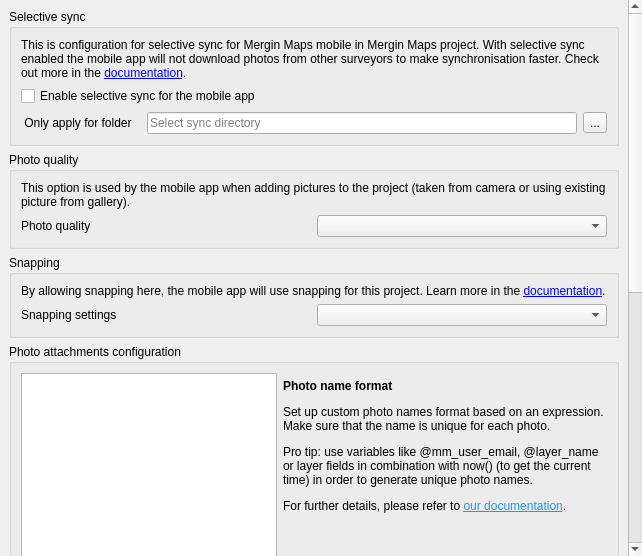
<?xml version="1.0" encoding="UTF-8"?>
<ui version="4.0">
 <class>Mergin</class>
 <widget class="QWidget" name="Mergin">
  <property name="enabled">
   <bool>true</bool>
  </property>
  <property name="geometry">
   <rect>
    <x>0</x>
    <y>0</y>
    <width>642</width>
    <height>556</height>
   </rect>
  </property>
  <property name="windowTitle">
   <string>Create Mergin Project</string>
  </property>
  <layout class="QVBoxLayout" name="verticalLayout_2">
   <property name="spacing">
    <number>0</number>
   </property>
   <property name="leftMargin">
    <number>0</number>
   </property>
   <property name="topMargin">
    <number>0</number>
   </property>
   <property name="rightMargin">
    <number>0</number>
   </property>
   <property name="bottomMargin">
    <number>0</number>
   </property>
   <item>
    <widget class="QScrollArea" name="scrollArea">
     <property name="frameShape">
      <enum>QFrame::NoFrame</enum>
     </property>
     <property name="widgetResizable">
      <bool>true</bool>
     </property>
     <widget class="QWidget" name="scrollAreaWidgetContents">
      <property name="geometry">
       <rect>
        <x>0</x>
        <y>-612</y>
        <width>628</width>
        <height>1168</height>
       </rect>
      </property>
      <layout class="QVBoxLayout" name="verticalLayout">
       <item>
        <widget class="QGroupBox" name="selective_sync_group">
         <property name="title">
          <string>Selective sync</string>
         </property>
         <layout class="QGridLayout" name="gridLayout">
          <item row="0" column="0" colspan="4">
           <widget class="QLabel" name="label">
            <property name="text">
             <string>&lt;html&gt;&lt;head/&gt;&lt;body&gt;&lt;p&gt;This is configuration for selective sync for Mergin Maps mobile in Mergin Maps project. With selective sync enabled the mobile app will not download photos from other surveyors to make synchronisation faster. Check out more in the &lt;a href=&quot;https://merginmaps.com/docs/manage/selective_sync/&quot;&gt;&lt;span style=&quot; text-decoration: underline; color:#0000ff;&quot;&gt;documentation&lt;/span&gt;&lt;/a&gt;.&lt;/p&gt;&lt;/body&gt;&lt;/html&gt;</string>
            </property>
            <property name="wordWrap">
             <bool>true</bool>
            </property>
            <property name="openExternalLinks">
             <bool>true</bool>
            </property>
           </widget>
          </item>
          <item row="3" column="2">
           <widget class="QLineEdit" name="edit_sync_dir">
            <property name="enabled">
             <bool>true</bool>
            </property>
            <property name="minimumSize">
             <size>
              <width>175</width>
              <height>0</height>
             </size>
            </property>
            <property name="text">
             <string/>
            </property>
            <property name="placeholderText">
             <string>Select sync directory</string>
            </property>
           </widget>
          </item>
          <item row="3" column="3">
           <widget class="QToolButton" name="btn_get_sync_dir">
            <property name="text">
             <string>...</string>
            </property>
           </widget>
          </item>
          <item row="3" column="0">
           <widget class="QLabel" name="label_sync_dir">
            <property name="text">
             <string> Only apply for folder </string>
            </property>
           </widget>
          </item>
          <item row="2" column="0" colspan="4">
           <widget class="QCheckBox" name="chk_sync_enabled">
            <property name="enabled">
             <bool>true</bool>
            </property>
            <property name="text">
             <string>Enable selective sync for the mobile app</string>
            </property>
           </widget>
          </item>
         </layout>
        </widget>
       </item>
       <item>
        <widget class="QGroupBox" name="photo_quality_groupbox">
         <property name="title">
          <string>Photo quality</string>
         </property>
         <layout class="QGridLayout" name="gridLayout_3">
          <item row="1" column="0">
           <widget class="QLabel" name="label_2">
            <property name="text">
             <string>Photo quality</string>
            </property>
           </widget>
          </item>
          <item row="1" column="1">
           <widget class="QComboBox" name="cmb_photo_quality"/>
          </item>
          <item row="0" column="0" colspan="2">
           <widget class="QLabel" name="label_3">
            <property name="text">
             <string>&lt;html&gt;&lt;head/&gt;&lt;body&gt;&lt;p&gt;This option is used by the mobile app when adding pictures to the project (taken from camera or using existing picture from gallery).&lt;/p&gt;&lt;/body&gt;&lt;/html&gt;</string>
            </property>
            <property name="wordWrap">
             <bool>true</bool>
            </property>
            <property name="openExternalLinks">
             <bool>true</bool>
            </property>
           </widget>
          </item>
         </layout>
        </widget>
       </item>
       <item>
        <widget class="QGroupBox" name="snapping_group_box">
         <property name="title">
          <string>Snapping</string>
         </property>
         <layout class="QGridLayout" name="gridLayout_4">
          <item row="1" column="1">
           <widget class="QComboBox" name="cmb_snapping_mode"/>
          </item>
          <item row="1" column="0">
           <widget class="QLabel" name="label_5">
            <property name="text">
             <string>Snapping settings</string>
            </property>
           </widget>
          </item>
          <item row="0" column="0" colspan="2">
           <widget class="QLabel" name="label_4">
            <property name="text">
             <string>&lt;html&gt;&lt;head/&gt;&lt;body&gt;&lt;p&gt;By allowing snapping here, the mobile app will use snapping for this project. Learn more in the &lt;a href=&quot;https://merginmaps.com/docs/gis/snapping/&quot;&gt;&lt;span style=&quot; text-decoration: underline; color:#0000ff;&quot;&gt;documentation&lt;/span&gt;&lt;/a&gt;.&lt;/p&gt;&lt;/body&gt;&lt;/html&gt;</string>
            </property>
            <property name="wordWrap">
             <bool>true</bool>
            </property>
            <property name="openExternalLinks">
             <bool>true</bool>
            </property>
           </widget>
          </item>
         </layout>
        </widget>
       </item>
       <item>
        <widget class="QGroupBox" name="groupBox">
         <property name="title">
          <string>Photo attachments configuration</string>
         </property>
         <layout class="QGridLayout" name="gridLayout_5">
          <item row="4" column="2">
           <widget class="QLabel" name="label_preview">
            <property name="sizePolicy">
             <sizepolicy hsizetype="Expanding" vsizetype="Preferred">
              <horstretch>0</horstretch>
              <verstretch>0</verstretch>
             </sizepolicy>
            </property>
            <property name="text">
             <string/>
            </property>
           </widget>
          </item>
          <item row="0" column="0" rowspan="8">
           <widget class="QTreeView" name="attachment_fields">
            <property name="sizePolicy">
             <sizepolicy hsizetype="Minimum" vsizetype="Expanding">
              <horstretch>0</horstretch>
              <verstretch>0</verstretch>
             </sizepolicy>
            </property>
            <property name="rootIsDecorated">
             <bool>false</bool>
            </property>
           </widget>
          </item>
          <item row="4" column="1">
           <widget class="QLabel" name="label_7">
            <property name="text">
             <string>Preview</string>
            </property>
           </widget>
          </item>
          <item row="1" column="1" colspan="2">
           <widget class="QLabel" name="label_6">
            <property name="text">
             <string>&lt;html&gt;&lt;head/&gt;&lt;body&gt;&lt;p&gt;&lt;span style=&quot; font-weight:600;&quot;&gt;Photo name format&lt;/span&gt;&lt;/p&gt;&lt;p&gt;Set up custom photo names format based on an expression. Make sure that the name is unique for each photo.&lt;/p&gt;&lt;p&gt;Pro tip: use variables like &lt;span style=&quot; font-family:'Noto Sans Mono';&quot;&gt;@mm_user_email&lt;/span&gt;, &lt;span style=&quot; font-family:'Noto Sans Mono';&quot;&gt;@layer_name&lt;/span&gt; or layer fields in combination with &lt;span style=&quot; font-family:'Noto Sans Mono';&quot;&gt;now()&lt;/span&gt; (to get the current time) in order to generate unique photo names.&lt;/p&gt;&lt;p&gt;For further details, please refer to &lt;a href=&quot;https://merginmaps.com/docs/layer/settingup_forms_photo/#customising-photo-name-format-with-expressions&quot;&gt;&lt;span style=&quot; text-decoration: underline; color:#1d99f3;&quot;&gt;our documentation&lt;/span&gt;&lt;/a&gt;.&lt;/p&gt;&lt;/body&gt;&lt;/html&gt;</string>
            </property>
            <property name="wordWrap">
             <bool>true</bool>
            </property>
            <property name="openExternalLinks">
             <bool>true</bool>
            </property>
           </widget>
          </item>
          <item row="2" column="1" colspan="2">
           <spacer name="verticalSpacer_2">
            <property name="orientation">
             <enum>Qt::Vertical</enum>
            </property>
            <property name="sizeHint" stdset="0">
             <size>
              <width>20</width>
              <height>40</height>
             </size>
            </property>
           </spacer>
          </item>
          <item row="3" column="1" colspan="2">
           <widget class="QgsExpressionLineEdit" name="edit_photo_expression" native="true"/>
          </item>
         </layout>
        </widget>
       </item>
       <item>
        <widget class="QGroupBox" name="groupBox_2">
         <property name="title">
          <string>Position tracking</string>
         </property>
         <layout class="QGridLayout" name="gridLayout_6">
          <item row="3" column="3" colspan="2">
           <widget class="QComboBox" name="cmb_tracking_precision"/>
          </item>
          <item row="2" column="1" colspan="4">
           <widget class="QLabel" name="label_9">
            <property name="sizePolicy">
             <sizepolicy hsizetype="Preferred" vsizetype="Preferred">
              <horstretch>0</horstretch>
              <verstretch>0</verstretch>
             </sizepolicy>
            </property>
            <property name="text">
             <string>&lt;html&gt;&lt;head/&gt;&lt;body&gt;&lt;p&gt;Enable position tracking&lt;/p&gt;&lt;/body&gt;&lt;/html&gt;</string>
            </property>
           </widget>
          </item>
          <item row="1" column="0" colspan="5">
           <widget class="QLabel" name="label_10">
            <property name="text">
             <string>&lt;html&gt;&lt;head/&gt;&lt;body&gt;&lt;p&gt;Tracking allows you to record position when working with this project. Tracks are stored in additional GeoPackage created automatically.&lt;/p&gt;&lt;p&gt;&lt;a href='https://merginmaps.com/docs/field/tracking'&gt;&lt;span style='text-decoration: underline; color:#0000ff;'&gt;Learn more here&lt;/span&gt;&lt;/a&gt; about tracking and how to start tracking in the mobile app.&lt;/p&gt;&lt;/body&gt;&lt;/html&gt;</string>
            </property>
            <property name="wordWrap">
             <bool>true</bool>
            </property>
            <property name="openExternalLinks">
             <bool>true</bool>
            </property>
           </widget>
          </item>
          <item row="3" column="0" colspan="3">
           <widget class="QLabel" name="label_8">
            <property name="text">
             <string>&lt;html&gt;&lt;head/&gt;&lt;body&gt;&lt;p&gt;&lt;span style='font-weight:600'&gt;Choose precision level&lt;/span&gt;&lt;/p&gt;&lt;p&gt;Best — best available accuracy, high battery usage, more than 1 update per minute&lt;br&gt;Normal — optimised for battery life, ~1 update per minute or 100 m traveled&lt;br&gt;Low — best battery life option, ~1 update in 10 minutes or 1 km traveled&lt;/p&gt;&lt;/body&gt;&lt;/html&gt;</string>
            </property>
            <property name="wordWrap">
             <bool>true</bool>
            </property>
           </widget>
          </item>
          <item row="2" column="0">
           <widget class="QCheckBox" name="chk_tracking_enabled">
            <property name="minimumSize">
             <size>
              <width>16</width>
              <height>16</height>
             </size>
            </property>
            <property name="maximumSize">
             <size>
              <width>16</width>
              <height>16</height>
             </size>
            </property>
            <property name="text">
             <string/>
            </property>
           </widget>
          </item>
         </layout>
        </widget>
       </item>
       <item>
        <widget class="QGroupBox" name="groupBox_3">
         <property name="title">
          <string>Map sketching</string>
         </property>
         <layout class="QGridLayout" name="gridLayout_2">
          <item row="2" column="1">
           <layout class="QHBoxLayout" name="mColorsHorizontalLayout">
            <item>
             <widget class="QgsColorButton" name="mColorButton_2">
              <property name="color">
               <color>
                <red>255</red>
                <green>255</green>
                <blue>255</blue>
               </color>
              </property>
             </widget>
            </item>
            <item>
             <widget class="QgsColorButton" name="mColorButton_6">
              <property name="color">
               <color>
                <red>18</red>
                <green>24</green>
                <blue>31</blue>
               </color>
              </property>
             </widget>
            </item>
            <item>
             <widget class="QgsColorButton" name="mColorButton_5">
              <property name="color">
               <color>
                <red>94</red>
                <green>158</green>
                <blue>228</blue>
               </color>
              </property>
             </widget>
            </item>
            <item>
             <widget class="QgsColorButton" name="mColorButton_4">
              <property name="color">
               <color>
                <red>87</red>
                <green>180</green>
                <blue>111</blue>
               </color>
              </property>
             </widget>
            </item>
            <item>
             <widget class="QgsColorButton" name="mColorButton_3">
              <property name="color">
               <color>
                <red>253</red>
                <green>203</green>
                <blue>42</blue>
               </color>
              </property>
             </widget>
            </item>
            <item>
             <widget class="QgsColorButton" name="mColorButton_1">
              <property name="color">
               <color>
                <red>255</red>
                <green>156</green>
                <blue>64</blue>
               </color>
              </property>
             </widget>
            </item>
            <item>
             <widget class="QgsColorButton" name="mColorButton_7">
              <property name="color">
               <color>
                <red>255</red>
                <green>143</green>
                <blue>147</blue>
               </color>
              </property>
             </widget>
            </item>
           </layout>
          </item>
          <item row="2" column="0">
           <widget class="QLabel" name="label_12">
            <property name="text">
             <string>Colour set</string>
            </property>
           </widget>
          </item>
          <item row="0" column="0" colspan="2">
           <widget class="QLabel" name="label_11">
            <property name="text">
             <string>&lt;html&gt;&lt;head/&gt;&lt;body&gt;&lt;p&gt;Map sketching lets mobile app users draw quick, informal sketches directly on the map. Sketches are saved in a separate GeoPackage that’s created automatically. &lt;/p&gt;&lt;p&gt;&lt;a href=&quot;https://merginmaps.com/docs/field/map-sketching&quot;&gt;&lt;span style=&quot; text-decoration: underline; color:#0000ff;&quot;&gt;Learn more here&lt;/span&gt;&lt;/a&gt; about how map sketching works and how to use it in the mobile app.&lt;/p&gt;&lt;/body&gt;&lt;/html&gt;</string>
            </property>
            <property name="wordWrap">
             <bool>true</bool>
            </property>
           </widget>
          </item>
          <item row="1" column="0" colspan="2">
           <widget class="QCheckBox" name="chk_map_sketches_enabled">
            <property name="text">
             <string>Enable map sketching</string>
            </property>
           </widget>
          </item>
         </layout>
        </widget>
       </item>
       <item>
        <spacer name="verticalSpacer">
         <property name="orientation">
          <enum>Qt::Vertical</enum>
         </property>
         <property name="sizeHint" stdset="0">
          <size>
           <width>20</width>
           <height>40</height>
          </size>
         </property>
        </spacer>
       </item>
      </layout>
     </widget>
    </widget>
   </item>
  </layout>
 </widget>
 <customwidgets>
  <customwidget>
   <class>QgsColorButton</class>
   <extends>QToolButton</extends>
   <header>qgscolorbutton.h</header>
  </customwidget>
  <customwidget>
   <class>QgsExpressionLineEdit</class>
   <extends>QWidget</extends>
   <header>qgsexpressionlineedit.h</header>
   <container>1</container>
  </customwidget>
 </customwidgets>
 <tabstops>
  <tabstop>chk_sync_enabled</tabstop>
  <tabstop>edit_sync_dir</tabstop>
  <tabstop>btn_get_sync_dir</tabstop>
  <tabstop>cmb_photo_quality</tabstop>
  <tabstop>cmb_snapping_mode</tabstop>
 </tabstops>
 <resources/>
 <connections/>
</ui>
